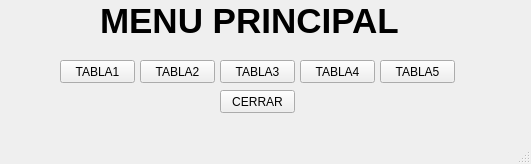
<?xml version="1.0" encoding="UTF-8"?>
<ui version="4.0">
 <class>menu</class>
 <widget class="QMainWindow" name="menu">
  <property name="geometry">
   <rect>
    <x>0</x>
    <y>0</y>
    <width>531</width>
    <height>164</height>
   </rect>
  </property>
  <property name="windowTitle">
   <string>MainWindow</string>
  </property>
  <widget class="QWidget" name="centralwidget">
   <widget class="QLabel" name="label">
    <property name="geometry">
     <rect>
      <x>100</x>
      <y>0</y>
      <width>321</width>
      <height>41</height>
     </rect>
    </property>
    <property name="font">
     <font>
      <pointsize>26</pointsize>
      <weight>75</weight>
      <bold>true</bold>
     </font>
    </property>
    <property name="text">
     <string>MENU PRINCIPAL</string>
    </property>
   </widget>
   <widget class="QPushButton" name="boton1">
    <property name="geometry">
     <rect>
      <x>60</x>
      <y>60</y>
      <width>75</width>
      <height>23</height>
     </rect>
    </property>
    <property name="text">
     <string>TABLA1</string>
    </property>
   </widget>
   <widget class="QPushButton" name="boton2">
    <property name="geometry">
     <rect>
      <x>140</x>
      <y>60</y>
      <width>75</width>
      <height>23</height>
     </rect>
    </property>
    <property name="text">
     <string>TABLA2</string>
    </property>
   </widget>
   <widget class="QPushButton" name="boton3">
    <property name="geometry">
     <rect>
      <x>220</x>
      <y>60</y>
      <width>75</width>
      <height>23</height>
     </rect>
    </property>
    <property name="text">
     <string>TABLA3</string>
    </property>
   </widget>
   <widget class="QPushButton" name="boton4">
    <property name="geometry">
     <rect>
      <x>300</x>
      <y>60</y>
      <width>75</width>
      <height>23</height>
     </rect>
    </property>
    <property name="text">
     <string>TABLA4</string>
    </property>
   </widget>
   <widget class="QPushButton" name="boton5">
    <property name="geometry">
     <rect>
      <x>380</x>
      <y>60</y>
      <width>75</width>
      <height>23</height>
     </rect>
    </property>
    <property name="text">
     <string>TABLA5</string>
    </property>
   </widget>
   <widget class="QPushButton" name="boton6">
    <property name="geometry">
     <rect>
      <x>220</x>
      <y>90</y>
      <width>75</width>
      <height>23</height>
     </rect>
    </property>
    <property name="text">
     <string>CERRAR</string>
    </property>
   </widget>
  </widget>
  <widget class="QMenuBar" name="menubar">
   <property name="geometry">
    <rect>
     <x>0</x>
     <y>0</y>
     <width>531</width>
     <height>22</height>
    </rect>
   </property>
  </widget>
  <widget class="QStatusBar" name="statusbar"/>
 </widget>
 <resources/>
 <connections/>
</ui>
